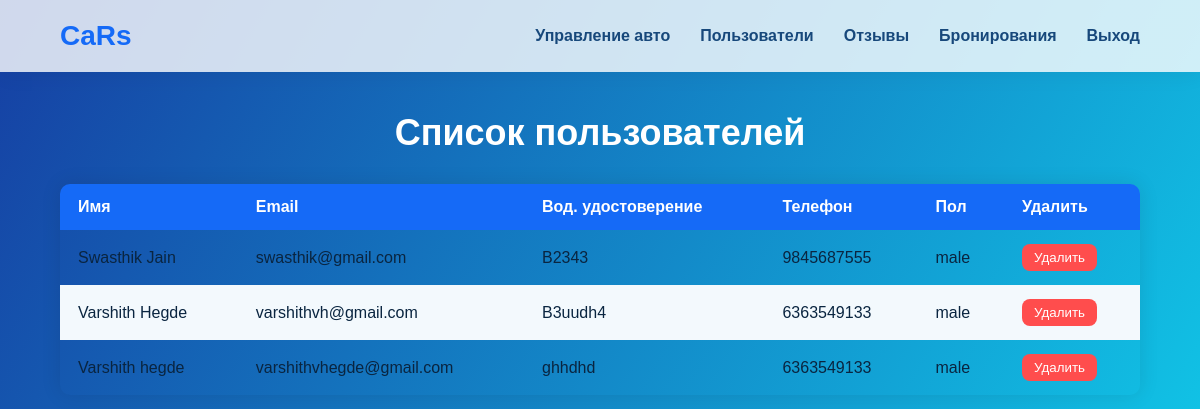
Screenshot of /adminusers.php with the database file from the repository.
### tables this page shows
CREATE TABLE `users` (
  `FNAME` varchar(255) NOT NULL,
  `LNAME` varchar(255) NOT NULL,
  `EMAIL` varchar(255) NOT NULL,
  `LIC_NUM` varchar(255) NOT NULL,
  `PHONE_NUMBER` bigint(11) NOT NULL,
  `PASSWORD` varchar(255) NOT NULL,
  `GENDER` varchar(255) NOT NULL
);

### adminusers.php (the view, shortened to what this page needs)
<!DOCTYPE html>
<html lang="ru">
<head>
</head>
<body>
<?php
require_once('connection.php');
$query = "SELECT * FROM users";
$queryy = mysqli_query($con, $query);
?>
<div class="navbar">
  <div class="logo">CaRs</div>
  <div class="menu">
    <ul>
      <li><a href="adminvehicle.php">Управление авто</a></li>
      <li><a href="adminusers.php">Пользователи</a></li>
      <li><a href="admindash.php">Отзывы</a></li>
      <li><a href="adminbook.php">Бронирования</a></li>
      <li><a href="index.php">Выход</a></li>
    </ul>
  </div>
</div>
<h1 class="main-header">Список пользователей</h1>
<table class="content-table">
  <thead>
    <tr>
      <th>Имя</th>
      <th>Email</th>
      <th>Вод. удостоверение</th>
      <th>Телефон</th>
      <th>Пол</th>
      <th>Удалить</th>
    </tr>
  </thead>
  <tbody>
    <?php while($res = mysqli_fetch_array($queryy)) { ?>
    <tr>
      <td><?php echo $res['FNAME'] . ' ' . $res['LNAME']; ?></td>
      <td><?php echo $res['EMAIL']; ?></td>
      <td><?php echo $res['LIC_NUM']; ?></td>
      <td><?php echo $res['PHONE_NUMBER']; ?></td>
      <td><?php echo $res['GENDER']; ?></td>
      <td>
        <button class="delete-btn" onclick="confirmDelete('<?php echo $res['EMAIL']; ?>')">
          Удалить
        </button>
      </td>
    </tr>
    <?php } ?>
  </tbody>
</table>
</body>
</html>

### adminusers.php (style rules this page uses)
* { margin: 0; padding: 0; box-sizing: border-box; }
body { font-family: 'Montserrat', Arial, sans-serif; background: linear-gradient(120deg, #163fa3 0%, #10d6ef 100%); color: #0a2540; min-height: 100vh; }
.navbar { display: flex; justify-content: space-between; align-items: center; padding: 20px 60px; background-color: #ffffffcc; box-shadow: 0 4px 20px rgba(0, 0, 0, 0.05); }
.logo { font-size: 28px; font-weight: 800; color: #156af7; }
.menu ul { display: flex; gap: 30px; list-style: none; }
.menu ul li a { text-decoration: none; font-weight: 600; color: #17487b; transition: 0.2s; }
.main-header { text-align: center; font-size: 36px; color: #ffffff; margin-top: 40px; }
.content-table { width: 90%; margin: 30px auto; border-collapse: collapse; border-radius: 10px; overflow: hidden; box-shadow: 0 0 20px rgba(0,0,0,0.1); }
.content-table thead { background-color: #156af7; color: white; text-align: left; }
.content-table th, .content-table td { padding: 14px 18px; }
.content-table tbody tr:nth-child(even) { background-color: #f3f9fd; }
.delete-btn { background: #ff4d4d; color: white; padding: 6px 12px; border: none; border-radius: 8px; cursor: pointer; transition: background 0.2s; }

### rows the page displays
users: FNAME "Swasthik", LNAME "Jain", EMAIL "swasthik@gmail.com", LIC_NUM "B2343", PHONE_NUMBER "9845687555", GENDER "male"
users: FNAME "Varshith", LNAME "Hegde", EMAIL "varshithvh@gmail.com", LIC_NUM "B3uudh4", PHONE_NUMBER "6363549133", GENDER "male"
users: FNAME "Varshith", LNAME "hegde", EMAIL "varshithvhegde@gmail.com", LIC_NUM "ghhdhd", PHONE_NUMBER "6363549133", GENDER "male"
